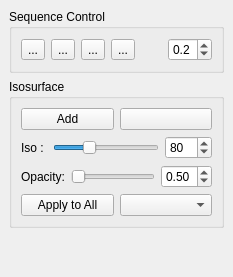
        <widget class="QWidget" name="volumeTab" >
         <attribute name="title" >
          <string>Volume</string>
         </attribute>
         <attribute name="icon" >
          <iconset resource="cardiac.qrc" >:/res/images/loadvol.png</iconset>
         </attribute>
         <attribute name="toolTip" >
          <string>Displays options pertaining to a &lt;b>Volumetric&lt;/b> Patient Data. Also has options for controlling the display of 4D sequence images.</string>
         </attribute>
         <layout class="QVBoxLayout" >
          <property name="spacing" >
           <number>6</number>
          </property>
          <property name="leftMargin" >
           <number>9</number>
          </property>
          <property name="topMargin" >
           <number>9</number>
          </property>
          <property name="rightMargin" >
           <number>9</number>
          </property>
          <property name="bottomMargin" >
           <number>9</number>
          </property>
          <item>
           <widget class="QGroupBox" name="groupBox_3" >
            <property name="title" >
             <string>Sequence Control</string>
            </property>
            <layout class="QHBoxLayout" >
             <property name="spacing" >
              <number>6</number>
             </property>
             <property name="leftMargin" >
              <number>9</number>
             </property>
             <property name="topMargin" >
              <number>9</number>
             </property>
             <property name="rightMargin" >
              <number>9</number>
             </property>
             <property name="bottomMargin" >
              <number>9</number>
             </property>
             <item>
              <layout class="QHBoxLayout" >
               <property name="spacing" >
                <number>6</number>
               </property>
               <property name="leftMargin" >
                <number>0</number>
               </property>
               <property name="topMargin" >
                <number>0</number>
               </property>
               <property name="rightMargin" >
                <number>0</number>
               </property>
               <property name="bottomMargin" >
                <number>0</number>
               </property>
               <item>
                <widget class="QToolButton" name="seqRewButton" >
                 <property name="toolTip" >
                  <string>Moves the current frame back by one frame in the cardiac cycle.</string>
                 </property>
                 <property name="text" >
                  <string>...</string>
                 </property>
                 <property name="icon" >
                  <iconset resource="cardiac.qrc" >:/res/images/player_rew.png</iconset>
                 </property>
                </widget>
               </item>
               <item>
                <widget class="QToolButton" name="seqPlayButton" >
                 <property name="toolTip" >
                  <string>Plays the current sequence by looping through all frames. The speed can be controlled via the control on the right.</string>
                 </property>
                 <property name="text" >
                  <string>...</string>
                 </property>
                 <property name="icon" >
                  <iconset resource="cardiac.qrc" >:/res/images/player_play.png</iconset>
                 </property>
                </widget>
               </item>
               <item>
                <widget class="QToolButton" name="seqPauseButton" >
                 <property name="toolTip" >
                  <string>Pauses the currently playing sequence.</string>
                 </property>
                 <property name="text" >
                  <string>...</string>
                 </property>
                 <property name="icon" >
                  <iconset resource="cardiac.qrc" >:/res/images/player_pause.png</iconset>
                 </property>
                </widget>
               </item>
               <item>
                <widget class="QToolButton" name="seqFwdButton" >
                 <property name="toolTip" >
                  <string>Moves the current frame forward by one frame in the cardiac cycle.</string>
                 </property>
                 <property name="text" >
                  <string>...</string>
                 </property>
                 <property name="icon" >
                  <iconset resource="cardiac.qrc" >:/res/images/player_fwd.png</iconset>
                 </property>
                </widget>
               </item>
              </layout>
             </item>
             <item>
              <spacer>
               <property name="orientation" >
                <enum>Qt::Horizontal</enum>
               </property>
               <property name="sizeHint" >
                <size>
                 <width>21</width>
                 <height>20</height>
                </size>
               </property>
              </spacer>
             </item>
             <item>
              <widget class="QDoubleSpinBox" name="frametRateSpinBox" >
               <property name="toolTip" >
                <string>Controls the frame rate of the cardiac sequence.</string>
               </property>
               <property name="decimals" >
                <number>1</number>
               </property>
               <property name="maximum" >
                <double>5.000000000000000</double>
               </property>
               <property name="singleStep" >
                <double>0.100000000000000</double>
               </property>
               <property name="value" >
                <double>0.200000000000000</double>
               </property>
              </widget>
             </item>
            </layout>
           </widget>
          </item>
          <item>
           <widget class="QGroupBox" name="groupBox_4" >
            <property name="title" >
             <string>Isosurface</string>
            </property>
            <layout class="QVBoxLayout" >
             <property name="spacing" >
              <number>6</number>
             </property>
             <property name="leftMargin" >
              <number>9</number>
             </property>
             <property name="topMargin" >
              <number>9</number>
             </property>
             <property name="rightMargin" >
              <number>9</number>
             </property>
             <property name="bottomMargin" >
              <number>9</number>
             </property>
             <item>
              <layout class="QHBoxLayout" >
               <property name="spacing" >
                <number>6</number>
               </property>
               <property name="leftMargin" >
                <number>0</number>
               </property>
               <property name="topMargin" >
                <number>0</number>
               </property>
               <property name="rightMargin" >
                <number>0</number>
               </property>
               <property name="bottomMargin" >
                <number>0</number>
               </property>
               <item>
                <widget class="QPushButton" name="addIsoButton" >
                 <property name="toolTip" >
                  <string>Add an isosurface to the current volume using the current properties.</string>
                 </property>
                 <property name="text" >
                  <string>Add</string>
                 </property>
                </widget>
               </item>
               <item>
                <widget class="ColorButton" name="isoColorButton" >
                 <property name="sizePolicy" >
                  <sizepolicy vsizetype="Ignored" hsizetype="Ignored" >
                   <horstretch>0</horstretch>
                   <verstretch>0</verstretch>
                  </sizepolicy>
                 </property>
                 <property name="toolTip" >
                  <string>Use this to select the color of the isosurface.</string>
                 </property>
                 <property name="text" >
                  <string/>
                 </property>
                </widget>
               </item>
              </layout>
             </item>
             <item>
              <layout class="QHBoxLayout" >
               <property name="spacing" >
                <number>6</number>
               </property>
               <property name="leftMargin" >
                <number>0</number>
               </property>
               <property name="topMargin" >
                <number>0</number>
               </property>
               <property name="rightMargin" >
                <number>0</number>
               </property>
               <property name="bottomMargin" >
                <number>0</number>
               </property>
               <item>
                <widget class="QLabel" name="label_3" >
                 <property name="text" >
                  <string>Iso : </string>
                 </property>
                </widget>
               </item>
               <item>
                <widget class="QSlider" name="horizontalSlider_4" >
                 <property name="maximum" >
                  <number>255</number>
                 </property>
                 <property name="value" >
                  <number>80</number>
                 </property>
                 <property name="sliderPosition" >
                  <number>80</number>
                 </property>
                 <property name="orientation" >
                  <enum>Qt::Horizontal</enum>
                 </property>
                </widget>
               </item>
               <item>
                <widget class="QSpinBox" name="isoSpinBox" >
                 <property name="toolTip" >
                  <string>Set the isovalue at which the isosurface is to be generated.</string>
                 </property>
                 <property name="maximum" >
                  <number>255</number>
                 </property>
                 <property name="value" >
                  <number>80</number>
                 </property>
                </widget>
               </item>
              </layout>
             </item>
             <item>
              <layout class="QHBoxLayout" >
               <property name="spacing" >
                <number>6</number>
               </property>
               <property name="leftMargin" >
                <number>0</number>
               </property>
               <property name="topMargin" >
                <number>0</number>
               </property>
               <property name="rightMargin" >
                <number>0</number>
               </property>
               <property name="bottomMargin" >
                <number>0</number>
               </property>
               <item>
                <widget class="QLabel" name="label_4" >
                 <property name="text" >
                  <string>Opacity:</string>
                 </property>
                </widget>
               </item>
               <item>
                <widget class="QSlider" name="horizontalSlider_5" >
                 <property name="orientation" >
                  <enum>Qt::Horizontal</enum>
                 </property>
                </widget>
               </item>
               <item>
                <widget class="QDoubleSpinBox" name="isoOpacitySpinBox" >
                 <property name="toolTip" >
                  <string>The opacity level of the current isosurface.</string>
                 </property>
                 <property name="maximum" >
                  <double>1.000000000000000</double>
                 </property>
                 <property name="singleStep" >
                  <double>0.050000000000000</double>
                 </property>
                 <property name="value" >
                  <double>0.500000000000000</double>
                 </property>
                </widget>
               </item>
              </layout>
             </item>
             <item>
              <layout class="QHBoxLayout" >
               <property name="spacing" >
                <number>6</number>
               </property>
               <property name="leftMargin" >
                <number>0</number>
               </property>
               <property name="topMargin" >
                <number>0</number>
               </property>
               <property name="rightMargin" >
                <number>0</number>
               </property>
               <property name="bottomMargin" >
                <number>0</number>
               </property>
               <item>
                <widget class="QPushButton" name="isoApplyAllButton" >
                 <property name="toolTip" >
                  <string>Use to generate isosurfaces at the current level for all frames in a sequence.</string>
                 </property>
                 <property name="text" >
                  <string>Apply to All</string>
                 </property>
                </widget>
               </item>
               <item>
                <widget class="QComboBox" name="isoComboBox" >
                 <property name="toolTip" >
                  <string>Select the current isosurface who's properties are to be changed.</string>
                 </property>
                </widget>
               </item>
              </layout>
             </item>
            </layout>
           </widget>
          </item>
          <item>
           <spacer>
            <property name="orientation" >
             <enum>Qt::Vertical</enum>
            </property>
            <property name="sizeHint" >
             <size>
              <width>20</width>
              <height>40</height>
             </size>
            </property>
           </spacer>
          </item>
         </layout>
        </widget>
